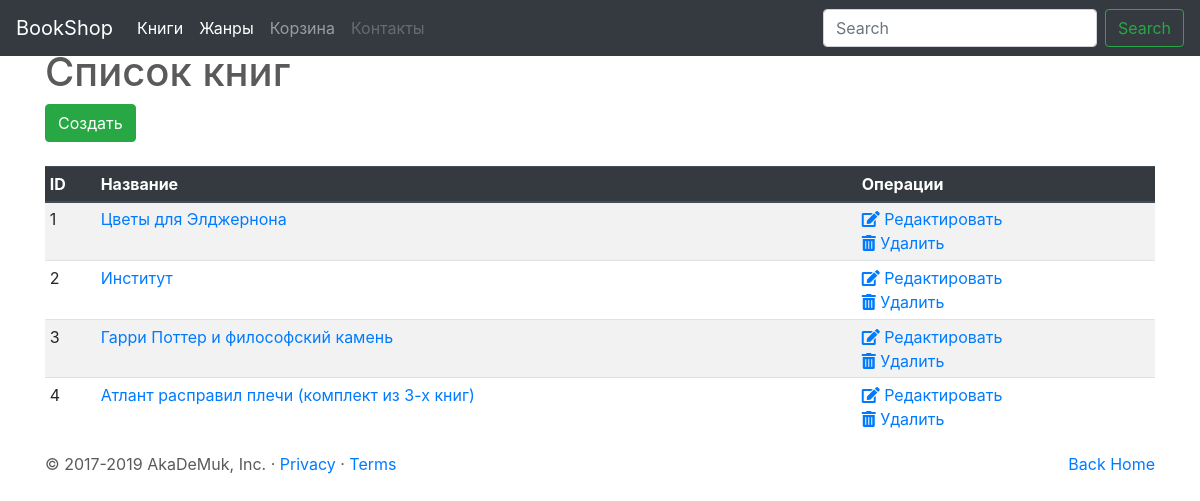
Page /books/list/ on the committed database.
### book/models.py (models this page shows, shortened)
class Book(models.Model):
    name=models.CharField(max_length=100, verbose_name="Название книги")
    description=models.TextField (blank=True, null=True, verbose_name="Описание книги")
    image = models.ImageField(upload_to='books_images/', blank=True, null=True, verbose_name="Фото обложки", default='30478-3261.jpg')
    price=models.DecimalField(max_digits=10, decimal_places=2, verbose_name="Цена (BYN)")
    authors=models.ManyToManyField(Author)
    series=models.ManyToManyField(Series)
    genres=models.ManyToManyField(Genre)
    year = models.PositiveIntegerField(
               validators=[
                   MinValueValidator(1900),
                   MaxValueValidator(datetime.now().year)],
               help_text="Используйте формат: <YYYY>", default=datetime.now().year, blank=True, null=True, verbose_name="Год издания")
    pages=models.PositiveIntegerField(blank=True, null=True, verbose_name="Количество страниц")
    binding=models.CharField(blank=True, null=True, max_length=100, verbose_name="Переплет")
    format=models.CharField(blank=True, null=True, max_length=20, verbose_name="Формат")
    isbn=models.CharField(blank=True, null=True, unique=True, max_length=17, verbose_name='ISBN')
    weight=models.PositiveIntegerField(blank=True, null=True, verbose_name="Вес (гр)")
    age_rating=models.PositiveIntegerField(blank=True, null=True, verbose_name='Возрастные ограничения')
    quantity=models.PositiveIntegerField(default=0, verbose_name='Количество книг в наличии')
    active=models.BooleanField(default=False, verbose_name="Активный (доступен для заказа, Да/Нет)")
    rating=models.PositiveIntegerField(blank=True, null=True, verbose_name='Рейтинг (0 - 10)')
    created=models.DateTimeField(auto_now_add=True, editable=False, verbose_name='Дата внесения в каталог')
    modified=models.DateTimeField(auto_now=True, editable=False, verbose_name='Дата последнего изменения')

### book/views.py (the view)
# urls.py: path('list/',views.ViewBooks.as_view(),name="list"),
class ViewBooks(ListView):
    template_name = 'book_list.html'
    model = Book
    paginate_by = 100

### book/templates/book_list.html (shortened to what this page needs)
{% extends 'base.html' %}
{% block content %}
<div class ='container'>
<h1>Список книг</h1>
<a href="{% url 'book:create' %}"><button type="button" class="btn btn-success">Cоздать</button></a>
<br>
<br>
<table class= "table table-striped table-sm">
    <thead class="thead-dark">
        <tr>
            <th scope="col">ID</th>
            <th scope="col">Название</th>
            <th scope="col">Операции</th>
        </tr>
    </thead>
    <tbody>
        {% for obj in object_list %}
            <tr>
                <td scope="row">{{obj.id}}</td>
                <td><a href="{% url 'book:detail' obj.pk %}">{{obj.name}}</a></td>
                <td><a href="{% url 'book:edit' obj.pk %}"><i class="fas fa-edit"></i> Редактировать</a><br>
                    <a href="{% url 'book:delete' obj.pk %}"><i class="fas fa-trash-alt"></i> Удалить</a></td>
            </tr>
        {% empty %}
            <tr>Нет книг.</tr>
        {% endfor %}
    </tbody>
</table>
</div>
{% endblock %}

### static/css/carousel.css (style rules this page uses)
body { padding-top: 3rem; padding-bottom: 3rem; color: #5a5a5a; }

### rows in the picture
Book: id "1", name "Цветы для Элджернона"
Book: id "2", name "Институт"
Book: id "3", name "Гарри Поттер и философский камень"
Book: id "4", name "Атлант расправил плечи (комплект из 3-х книг)"
